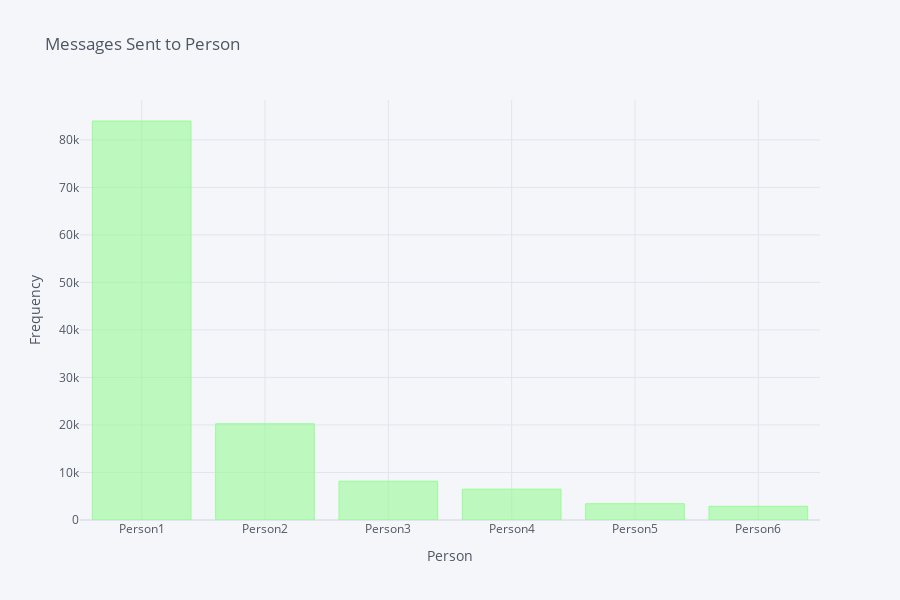

The cell this chart's notebook holds for it:
### Code cell
person_fig = df_combined.groupby(['sender'])['content'].count().reset_index(name='count').sort_values(['count'], ascending=False).set_index('sender').head(6)
person_fig['sender_hidden'] = range(1, len(person_fig) + 1)
person_fig['sender_hidden'] = person_fig['sender_hidden'].apply(lambda x : 'Person' + str(x))
person_fig = person_fig.set_index('sender_hidden')
print(person_fig)
person_fig = person_fig.iplot(dimensions=(900,600),colors=["PaleGreen",],kind='bar',title="Messages Sent to Person",yTitle="Frequency",xTitle="Person",asFigure='True')
person_fig.write_image("images/person.svg")

person_fig.show()

### Figure 1 — Plotly figure (JSON) as saved in the notebook; plotly's stock layout.template omitted (floating-point values rounded to 4 significant figures)
{"data": [{"marker": {"color": "rgba(152, 251, 152, 0.6)", "line": {"color": "rgba(152, 251, 152, 1.0)", "width": 1}}, "name": "count", "orientation": "v", "text": "", "type": "bar", "x": ["Person1", "Person2", "Person3", "Person4", "Person5", "Person6"], "y": [83977, 20248, 8170, 6493, 3427, 2884]}], "layout": {"height": 600, "legend": {"bgcolor": "#F5F6F9", "font": {"color": "#4D5663"}}, "paper_bgcolor": "#F5F6F9", "plot_bgcolor": "#F5F6F9", "title": {"font": {"color": "#4D5663"}, "text": "Messages Sent to Person"}, "width": 900, "xaxis": {"gridcolor": "#E1E5ED", "showgrid": true, "tickfont": {"color": "#4D5663"}, "title": {"font": {"color": "#4D5663"}, "text": "Person"}, "zerolinecolor": "#E1E5ED"}, "yaxis": {"gridcolor": "#E1E5ED", "showgrid": true, "tickfont": {"color": "#4D5663"}, "title": {"font": {"color": "#4D5663"}, "text": "Frequency"}, "zerolinecolor": "#E1E5ED"}}}
